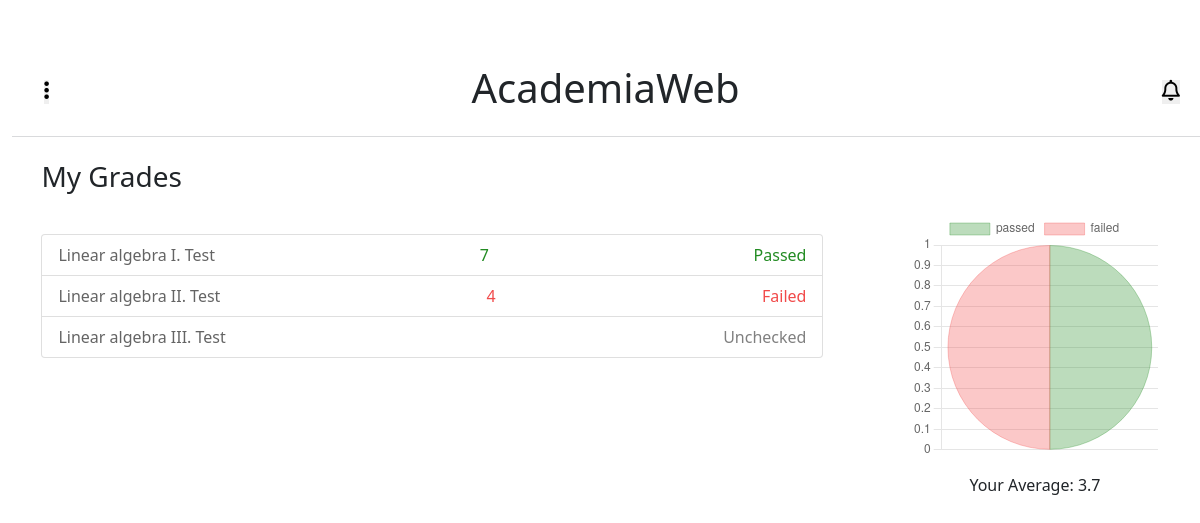
/academiaweb/grades (signed in), run on an earlier commit of the app's database.
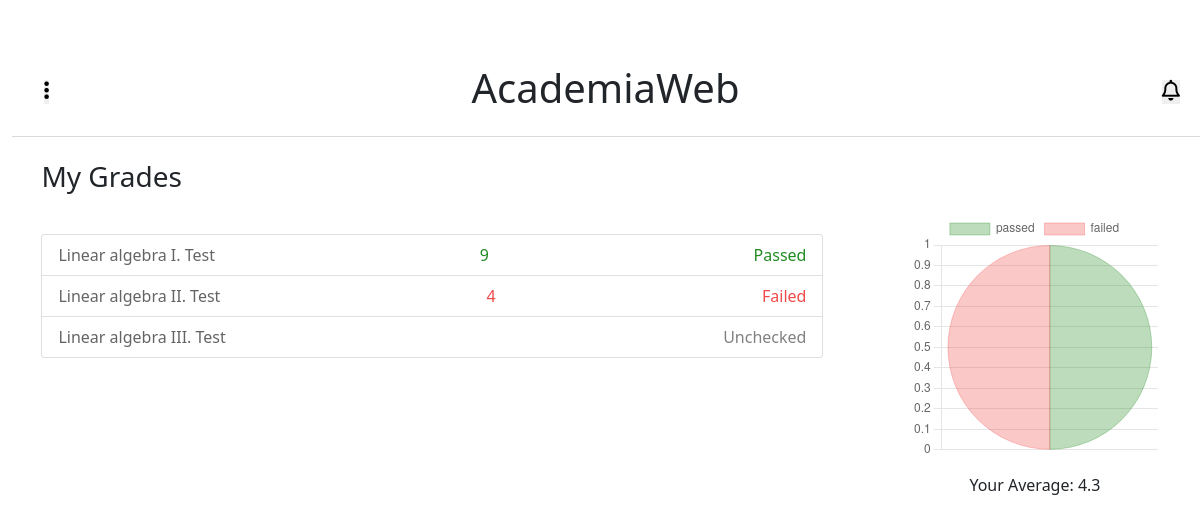
And on a later commit of the database.
### main_app/models.py (models this page shows, shortened)
class Students_Assignment(models.Model):
    assignment = models.ForeignKey(School_Assignment,on_delete=models.CASCADE)
    student    = models.ForeignKey(to='users.Students',on_delete=models.CASCADE)
    file       = models.FileField(upload_to=location_students_assignment,null=True,blank=True)
    grade      = models.PositiveIntegerField(validators=[MaxValueValidator(10), MinValueValidator(1)],null=True,blank=True)
    status_choice   = (('Passed','Passed'),('Unchecked','Unchecked'),('Failed','Failed'))
    status    = models.CharField(max_length=10, default='Unchecked', choices=status_choice,null=True,blank=True)

class School_Assignment(models.Model):
    topic    = models.ForeignKey(Topic,on_delete=models.CASCADE)
    title    = models.CharField(max_length=50)
    instructions = models.TextField()
    file     = models.FileField(upload_to=location_assignment,null=True,blank=True)
    deadline = models.DateField(null=True,blank=True)
    created  = models.DateTimeField(auto_now=datetime.datetime.now())
    def __str__(self):
        return self.title

### main_app/views.py (the view)
# urls.py: path('grades',views.GradesList.as_view(),name='grades_list'),
class GradesList(ListView):
    model = Students_Assignment
    template_name = 'grades/grades_list.html'
    def get_context_data(self, **kwargs):
        context = super().get_context_data(**kwargs)
        student = Students.objects.get(user=self.request.user)
        works   = Students_Assignment.objects.filter(student=student).all()
        passeds = []
        faileds = []
        for w in works:
            if   w.status == 'Passed' : passeds.append(w)
            elif w.status == 'Failed' : faileds.append(w)
        grades = 0
        for g in works:
            try:
                grades += g.grade
            except:
                grades += 0
        try:
            average = (int(grades)/len(works))
            average = round(average, 1)
        except:
            average = 0
        context['works']   =  works
        context['passeds'] =  len(passeds)
        context['faileds'] =  len(faileds)
        context['grades']  =  grades
        context['average'] =  average
        return context

### main_app/templates/grades/grades_list.html (shortened to what this page needs)
{% extends 'base_home.html' %}
{% load static %}
{% block content %}
<link rel="stylesheet" href="{% static 'main_app/css/request_list.css' %}">
<div class="content">
    <div class="content-title">
        <h3>My Grades </h3>
    </div>
    <div class="list-users">
        <ul class="list-group">
            {% for work in works %}
            <li class="list-group-item">
                <a >
                    <p id="info1">{{work.assignment}}</p>
                    {% if work.status == 'Passed' %}
                    <p id="info2" style="color: forestgreen;">{{work.grade}}</p>
                    <p id="info2" style="color: forestgreen;">{{work.status}}</p>
                    {% elif work.status == 'Failed' %}
                    <p id="info2" style="color: rgb(241, 74, 74);">{{work.grade}}</p>
                    <p id="info2" style="color: rgb(241, 74, 74);" >{{work.status}}</p>
                    {% elif work.status == 'Unchecked' %}
                    <p id="info2" style="color: gray;">{{work.status}}</p>
                    {% endif %}
                </a>
            </li>
            {% endfor %}
        </ul>
        <div class="filters">
            <canvas id="myChart" width="400" height="400"></canvas>
            <script>
            var ctx = document.getElementById('myChart').getContext('2d');
            var myChart = new Chart(ctx, {
                type: 'pie',
                data: {
                    labels: ['passed','failed'],
                    datasets: [{
                        data: ['{{passeds}}','{{faileds}}'],
                        backgroundColor: [
                            'rgb(35, 141, 35,0.3)',
                            'rgb(241, 74, 74,0.3)',
                        ],
                        borderColor: [
                            'rgb(35, 141, 35,0.3)',
                            'rgb(241, 74, 74,0.3)',
                        ],
                        borderWidth: 1
                    }]
                },
                options: {
                    scales: {
                        y: {
                            beginAtZero: true
                        }
                    }
                }
            });
            </script>
            <div class="average" style="padding: 1rem 0; text-align: center;">
                <h6>Your Average: {{average}}</h6>
            </div>
        </div>
    </div>
</div>
{% endblock %}

What changed in the data, as far as the page shows it:
changed Students_Assignment "Passed": grade "7" → "9"
Also different on the page:
{{ average }}: "3.7" → "4.3"
